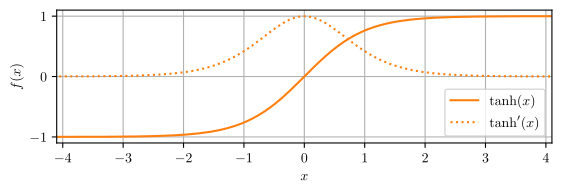

Recreate this plot in Python.
import utils
import matplotlib.pyplot as plt
import numpy as np

### DATA ###
x = np.linspace(-10, 10, 200)
tanh = {
    'x': x,
    'fx': np.tanh(x),
    'kwargs': {
        'color': 'tab:orange',
        'label': '$\\tanh(x)$',
        'linestyle': '-'
    }
}
tanh_d1 = {
    'x': x,
    'fx': 1 - np.tanh(x)**2,
    'kwargs': {
        'color': 'tab:orange',
        'label': '$\\tanh\'(x)$',
        'linestyle': ':'
    }
}



### PLOT CONFIG ###
legend_loc = 'lower right'
grid_on = True
xlabel = '$x$'
ylabel = '$f(x)$'
xlim = [-4.1, 4.1] 
ylim = [-1.1, 1.1]


### PLOTTING ###
utils.initRCParams()
fig, ax = plt.subplots()


ax.plot(
    tanh['x'], tanh['fx'], 
    **tanh['kwargs']
)
ax.plot(
    tanh_d1['x'], tanh_d1['fx'], 
    **tanh_d1['kwargs']
)


ax.legend(loc=legend_loc)
ax.grid(grid_on)
plt.xlabel(xlabel)
plt.ylabel(ylabel)
ax.set_xlim(xlim)
ax.set_ylim(ylim)
ax.set_aspect('equal',adjustable='box')
utils.saveFig(__file__)
